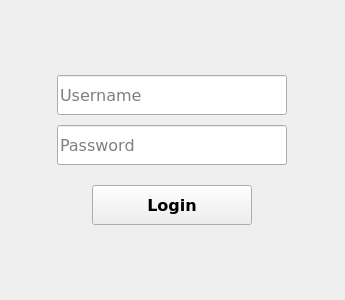
<?xml version="1.0" encoding="UTF-8"?>
<ui version="4.0">
 <class>Form</class>
 <widget class="QWidget" name="Form">
  <property name="geometry">
   <rect>
    <x>0</x>
    <y>0</y>
    <width>345</width>
    <height>300</height>
   </rect>
  </property>
  <property name="font">
   <font>
    <family>Verdana</family>
    <pointsize>12</pointsize>
   </font>
  </property>
  <property name="windowTitle">
   <string>Authorization</string>
  </property>
  <layout class="QVBoxLayout" name="verticalLayout_2">
   <property name="spacing">
    <number>20</number>
   </property>
   <property name="leftMargin">
    <number>10</number>
   </property>
   <property name="topMargin">
    <number>10</number>
   </property>
   <property name="rightMargin">
    <number>10</number>
   </property>
   <property name="bottomMargin">
    <number>10</number>
   </property>
   <item>
    <spacer name="verticalSpacer_0">
     <property name="orientation">
      <enum>Qt::Vertical</enum>
     </property>
     <property name="sizeHint" stdset="0">
      <size>
       <width>20</width>
       <height>40</height>
      </size>
     </property>
    </spacer>
   </item>
   <item>
    <layout class="QVBoxLayout" name="layoutFields">
     <property name="spacing">
      <number>10</number>
     </property>
     <item alignment="Qt::AlignHCenter">
      <widget class="QLineEdit" name="lineUsername">
       <property name="sizePolicy">
        <sizepolicy hsizetype="Fixed" vsizetype="Fixed">
         <horstretch>0</horstretch>
         <verstretch>0</verstretch>
        </sizepolicy>
       </property>
       <property name="minimumSize">
        <size>
         <width>230</width>
         <height>40</height>
        </size>
       </property>
       <property name="maximumSize">
        <size>
         <width>230</width>
         <height>40</height>
        </size>
       </property>
       <property name="placeholderText">
        <string>Username</string>
       </property>
      </widget>
     </item>
     <item alignment="Qt::AlignHCenter">
      <widget class="QLineEdit" name="linePassword">
       <property name="sizePolicy">
        <sizepolicy hsizetype="Fixed" vsizetype="Fixed">
         <horstretch>0</horstretch>
         <verstretch>0</verstretch>
        </sizepolicy>
       </property>
       <property name="minimumSize">
        <size>
         <width>230</width>
         <height>40</height>
        </size>
       </property>
       <property name="maximumSize">
        <size>
         <width>230</width>
         <height>40</height>
        </size>
       </property>
       <property name="echoMode">
        <enum>QLineEdit::Password</enum>
       </property>
       <property name="placeholderText">
        <string>Password</string>
       </property>
      </widget>
     </item>
    </layout>
   </item>
   <item alignment="Qt::AlignHCenter">
    <widget class="QPushButton" name="buttonLogin">
     <property name="sizePolicy">
      <sizepolicy hsizetype="Fixed" vsizetype="Fixed">
       <horstretch>0</horstretch>
       <verstretch>0</verstretch>
      </sizepolicy>
     </property>
     <property name="minimumSize">
      <size>
       <width>160</width>
       <height>40</height>
      </size>
     </property>
     <property name="maximumSize">
      <size>
       <width>160</width>
       <height>40</height>
      </size>
     </property>
     <property name="font">
      <font>
       <family>Verdana</family>
       <pointsize>12</pointsize>
       <bold>true</bold>
      </font>
     </property>
     <property name="cursor">
      <cursorShape>PointingHandCursor</cursorShape>
     </property>
     <property name="text">
      <string>Login</string>
     </property>
    </widget>
   </item>
   <item>
    <spacer name="verticalSpacer_1">
     <property name="orientation">
      <enum>Qt::Vertical</enum>
     </property>
     <property name="sizeHint" stdset="0">
      <size>
       <width>20</width>
       <height>40</height>
      </size>
     </property>
    </spacer>
   </item>
  </layout>
 </widget>
 <resources/>
 <connections/>
</ui>
